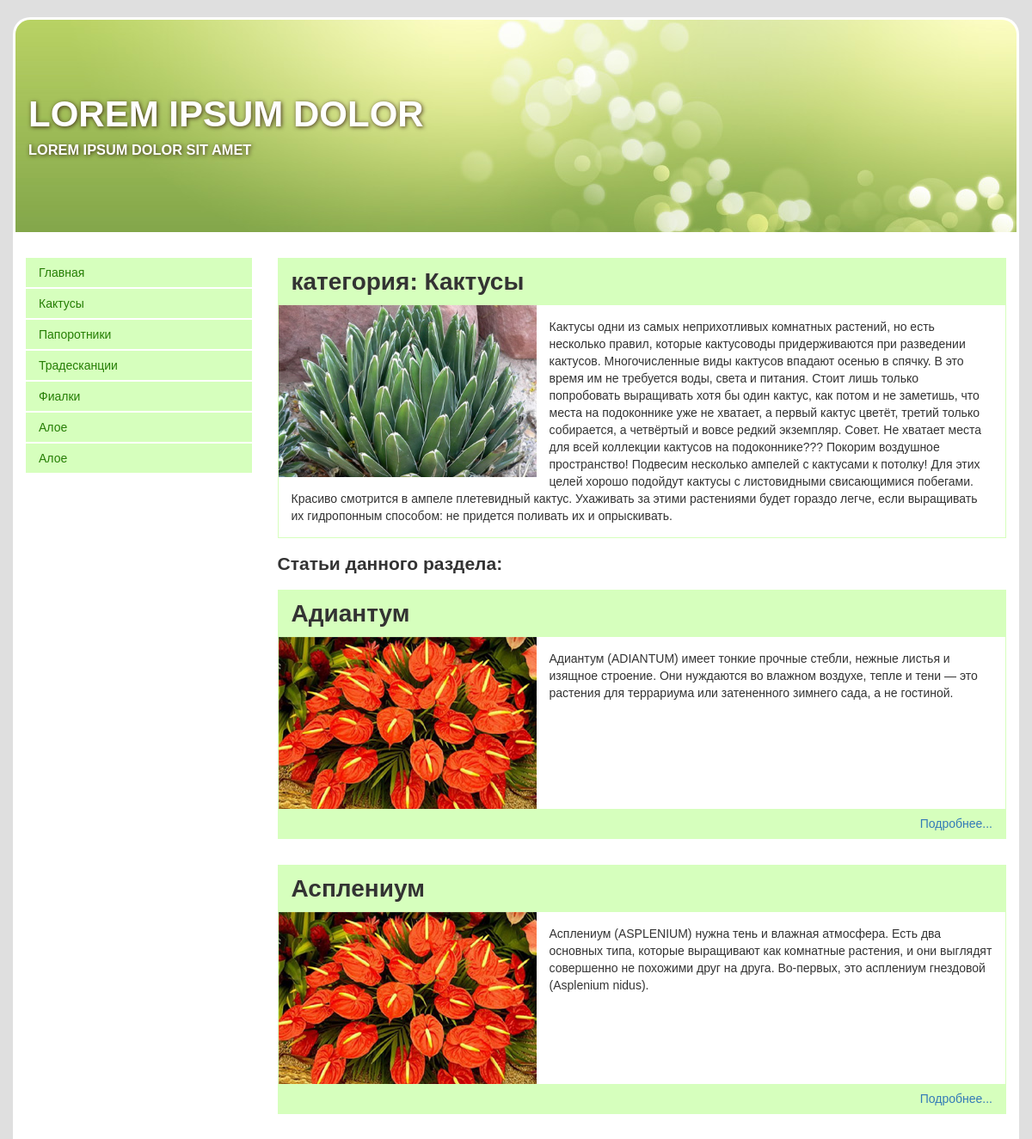
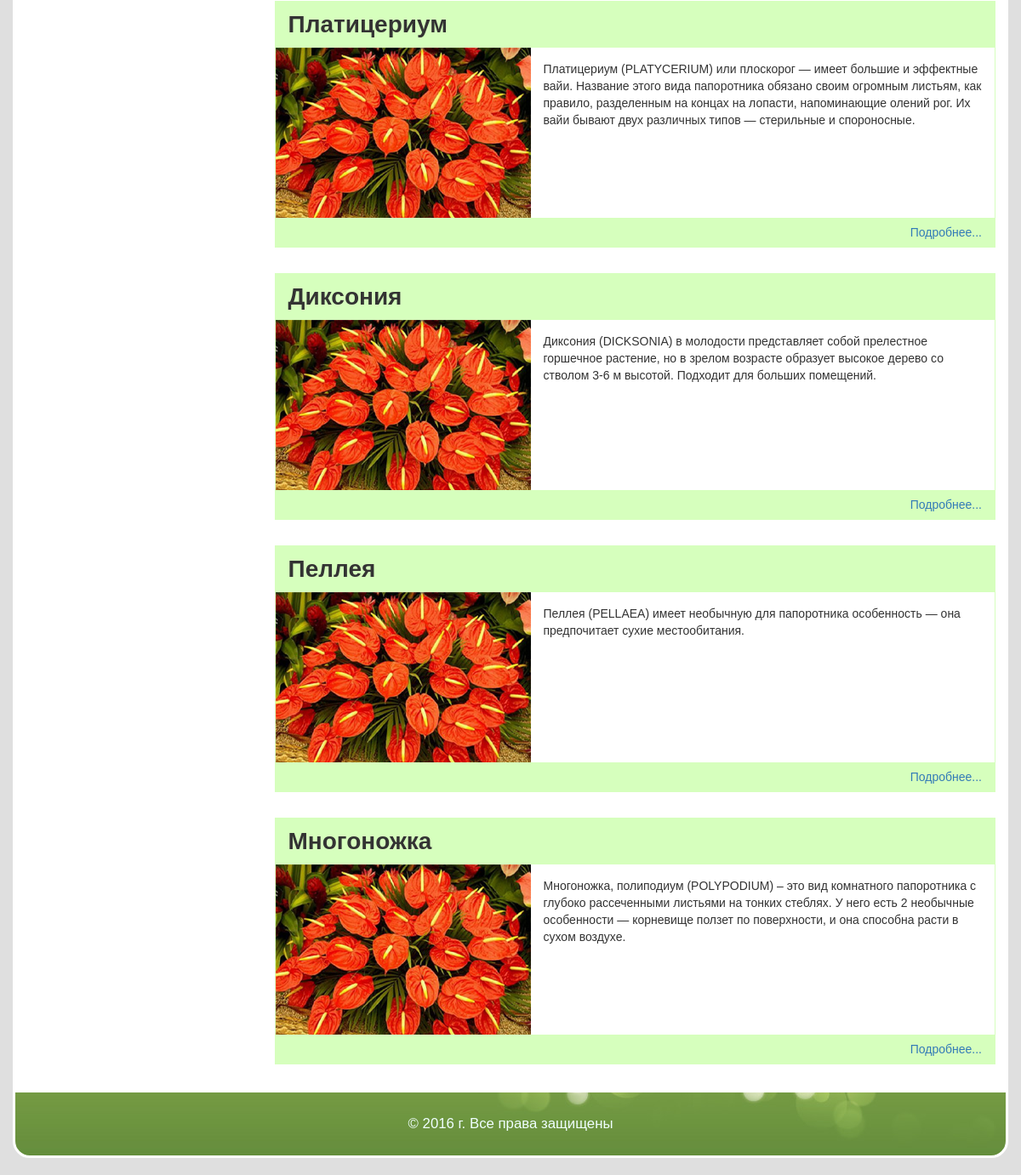
Screenshot of /category.php?cat_id=1 with the database file from the repository (2 pictures, top to bottom).
### tables this page shows
CREATE TABLE IF NOT EXISTS `categories` (
  `id` int(11) NOT NULL AUTO_INCREMENT,
  `category_name` varchar(255) DEFAULT NULL,
  `category_description` text,
  `category_image` varchar(255) DEFAULT NULL,
  PRIMARY KEY (`id`)
);

CREATE TABLE IF NOT EXISTS `articles` (
  `id` int(11) NOT NULL AUTO_INCREMENT,
  `id_category` int(2) DEFAULT NULL,
  `article_name` varchar(255) DEFAULT NULL,
  `article_text` text,
  `article_keywords` text,
  `article_description` text,
  `article_image` varchar(255) DEFAULT NULL,
  PRIMARY KEY (`id`),
  KEY `id_category` (`id_category`)
);

### category.php (the view)
  <?php include "header.php";?>
	<?php include "content.php";?>
  <?php
 $category_id=$_GET[cat_id];
	$query_category_content = mysql_query("
							select category_name, category_description, category_image
								from categories
									where id = $category_id ", $db);
	$array_category_content = mysql_fetch_array($query_category_content);
?>
		<article>
			<h1>категория: <?php echo $array_category_content[category_name];?></h1>
			<div class="photo">
				<img src="images/<?= $array_category_content[category_image]; ?>" alt="">
			</div>
			<div class="text">
				<p><?php echo $array_category_content[category_description];?></p>
			</div>
		</article>
		<h2>Статьи данного раздела: </h2>
    <?php
			$query_articles = mysql_query("SELECT * FROM articles WHERE id_category =  $category_id", $db);
			while($array_articles = mysql_fetch_array($query_articles)){
				echo
				"<article>
                  <h1>" . $array_articles[article_name] . "</h1>
                  <div class='photo'>
                      <img src='images/" . $array_articles[article_image] . "'> .
                  </div>
                  <div class='text'>
                      <p>" . $array_articles[article_text] . "
                      </p>
                  </div>
				  <div class='separator'></div>
                  <div class='more'><a href='more.php?article_id=" . $array_articles[id] ."'>Подробнее...</a></div>
              </article>";
		}
    ?>
	<?php include "footer.php";?>

### header.php (shortened to what this page needs)
<!DOCTYPE html>
<html lang="en">
<head>
    <link rel="stylesheet" href="styles/bootstrap-grid-3.3.1.min.css">
    <link rel="stylesheet" href="https://maxcdn.bootstrapcdn.com/font-awesome/4.5.0/css/font-awesome.min.css">
    <link rel="stylesheet" href="styles/style.css">
    <link rel="stylesheet" href="styles/media.css">
</head>
<body>
  <div class="container">
      <div class="row">
          <div class="header col-lg-12 col-md-12 col-sm-12 col-xs-12">
                <h1>Lorem ipsum dolor</h1>
                <h3>Lorem ipsum dolor sit amet</h3>
          </div>
      </div>

### content.php
<div class="row content">
<div class="left col-lg-3 col-md-3 col-sm-4 col-xs-12">
	<ul class="menu">
		<?php
			$query_Category = mysql_query("select id , category_name from categories" , $db);
		 ?>
			<li><a href="index.php">Главная</a></li>
		<?php
			while($array_Category = mysql_fetch_array($query_Category)){
			echo "<li><a href='category.php?cat_id=" . $array_Category[id] . " '> ";
			echo $array_Category[category_name] . "</a></li>";
			}
		?>
	</ul>
</div>
<div class="right col-lg-9 col-md-9 col-sm-8 col-xs-12">

### footer.php
          </div>
      </div>
      <div class="row">
          <div class="footer col-lg-12 col-md-12 col-sm-12 col-xs-12">
               <p> &copy; 2016 г. Все права защищены  </p>
          </div>
      </div>
  </div>
</body>
</html>

### styles/style.css (style rules this page uses)
* { margin:0; padding:0; }
body { font-family: Arial, sans-serif; background-color: #dfdfdf; }
.header { margin: 20px 0 0; height: 250px; background: url(../images/glitter_green.jpg) repeat-x; border-radius: 20px 20px 0 0; border: 3px solid #fff; border-bottom:none; color: #fff; text-transform:uppercase; text-shadow: 1px 1px 5px rgba(33, 3, 0, 0.76) }
.footer { background: url(../images/glitter_green.jpg) repeat-x bottom center; margin: 0 0 20px; height:80px; border-radius: 0 0 20px 20px; border: 3px solid #fff; text-align:center; font-size: 1.2em; }
.footer p { margin: 25px; color:azure; }
h1, h3 { margin:0; padding:0; }
.header h1 { margin-top: 80px; font-size:3em }
.content { padding: 15px 0; background-color: #fff; }
article { border: rgba(202, 255, 169, 0.76) 1px solid; margin: 15px 0; width:49%; float:left; margin-right:15px }
article:nth-child(even) { margin-right:0 }
article h1, article .more { background-color: rgba(202, 255, 169, 0.76); padding: 7px 15px }
article .photo { height: 200px; overflow: hidden; }
.photo img { width: 100%; }
.text { padding: 15px; }
.more { text-align: right }
.menu { list-style-type:none; margin:15px 0; padding:0; }
.menu li { background-color: rgba(202, 255, 169, 0.76); }
.menu li a { display:block; padding: 7px 15px; color:#257e04; border-bottom: 2px solid #fff; }

### styles/media.css (style rules this page uses)
@media only screen and (max-width : 1200px) { article { width:100%; overflow: hidden; } }
@media only screen and (max-width : 1200px) { article .photo { height: 200px; width: 300px; float:left; margin-right: 15px; } }

### rows the page displays
categories: category_name "Кактусы", category_image (picture), category_description "Кактусы одни из самых неприхотливых комнатных растений, но есть несколько правил, которые кактусоводы придерживаются при разведении кактусов. Многочисленные виды кактусов впадают осенью в спячку. В это время им не требуется воды, света и питания. Cтоит лишь только попробовать выращивать хотя бы один кактус, как потом и не заметишь, что места на подоконнике уже не хватает, а первый кактус цветёт, третий только собирается, а четвёртый и вовсе редкий экземпляр. Совет. Не хватает места для всей коллекции кактусов на подоконнике??? Покорим воздушное пространство! Подвесим несколько ампелей с кактусами к потолку! Для этих целей хорошо подойдут кактусы с листовидными свисающимися побегами. Красиво…"
categories: category_name "Папоротники"
categories: category_name "Традесканции"
categories: category_name "Фиалки"
categories: category_name "Алое"
categories: category_name "Алое"
articles: article_name "Адиантум", article_image (picture), article_text "Адиантум (ADIANTUM) имеет тонкие прочные стебли, нежные листья и изящное строение. Они нуждаются во влажном воздухе, тепле и тени — это растения для террариума или затененного зимнего сада, а не гостиной."
articles: article_name "Асплениум", article_image (picture), article_text "Асплениум (АSPLENIUM) нужна тень и влажная атмосфера. Есть два основных типа, которые выращивают как комнатные растения, и они выглядят совершенно не похожими друг на друга. Во-первых, это асплениум гнездовой (Asplenium nidus)."
articles: article_name "Платицериум", article_image (picture), article_text "Платицериум (PLATYCERIUM) или плоскорог — имеет большие и эффектные вайи. Название этого вида папоротника обязано своим огромным листьям, как правило, разделенным на концах на лопасти, напоминающие олений рог. Их вайи бывают двух различных типов — стерильные и спороносные."
articles: article_name "Диксония", article_image (picture), article_text "Диксония (DICKSONIА) в молодости представляет собой прелестное горшечное растение, но в зрелом возрасте образует высокое дерево со стволом 3-6 м высотой. Подходит для больших помещений."
articles: article_name "Пеллея", article_image (picture), article_text "Пеллея (PELLAEA) имеет необычную для папоротника особенность — она предпочитает сухие местообитания."
articles: article_name "Многоножка", article_image (picture), article_text "Многоножка, полиподиум (POLYPODIUM) – это вид комнатного папоротника с глубоко рассеченными листьями на тонких стеблях. У него есть 2 необычные особенности — корневище ползет по поверхности, и она способна расти в сухом воздухе."
